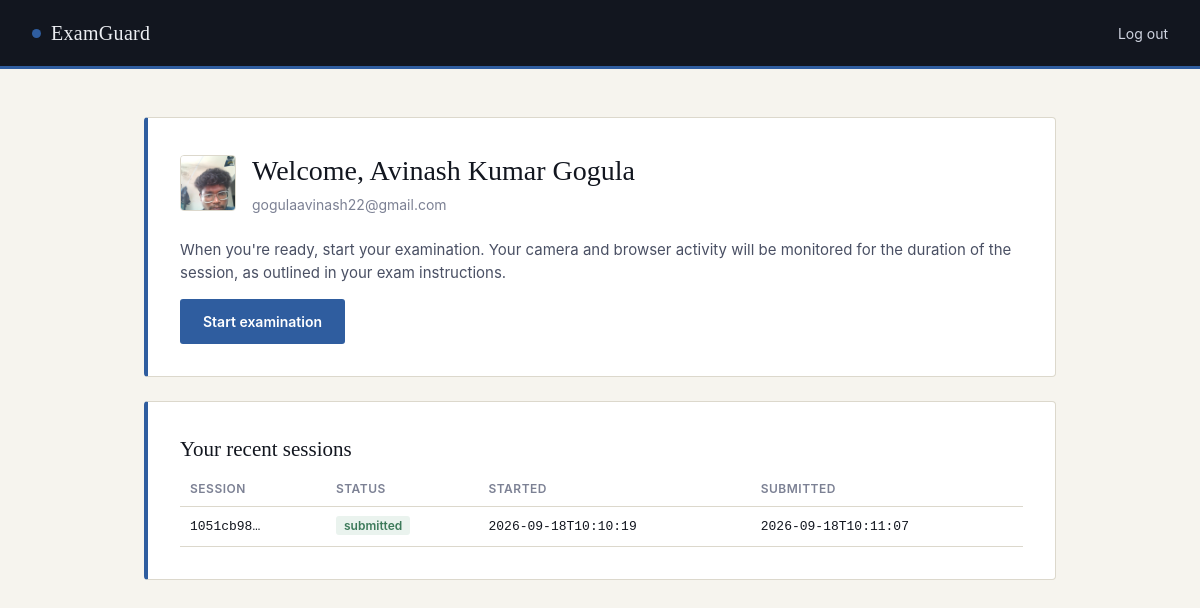
The app's page /dashboard (signed in), older data.
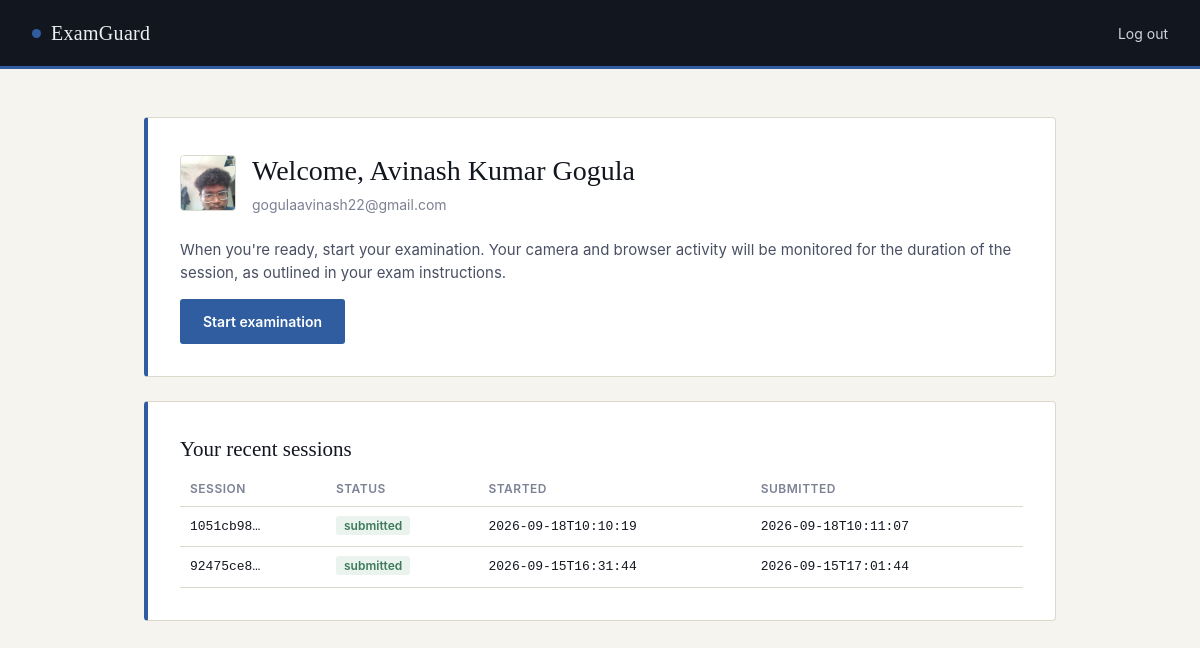
The same page, newer data.
### tables this page shows
CREATE TABLE candidates (
            id INTEGER PRIMARY KEY AUTOINCREMENT,
            name TEXT NOT NULL,
            email TEXT UNIQUE NOT NULL,
            password TEXT NOT NULL,
            photo TEXT,
            created_at TEXT DEFAULT (datetime('now'))
        );

CREATE TABLE exam_sessions (
            id INTEGER PRIMARY KEY AUTOINCREMENT,
            candidate_id INTEGER NOT NULL,
            session_id TEXT UNIQUE NOT NULL,
            status TEXT NOT NULL DEFAULT 'in_progress',
            started_at TEXT NOT NULL,
            paused_at TEXT,
            resumed_at TEXT,
            submitted_at TEXT,
            FOREIGN KEY (candidate_id) REFERENCES candidates(id)
        );

### app.py (the view)
@app.route("/dashboard")
def dashboard():
    if "candidate_id" not in session:
        return redirect(url_for("login"))
    candidate_id = session["candidate_id"]
    connection = get_db()
    try:
        candidate = connection.execute("""
            SELECT * FROM candidates WHERE id = ?
        """, (candidate_id,)).fetchone()
        if not candidate:
            session.clear()
            return redirect(url_for("login"))
        recent_sessions = connection.execute("""
            SELECT session_id, status, started_at, submitted_at
            FROM exam_sessions
            WHERE candidate_id = ?
            ORDER BY started_at DESC
            LIMIT 5
        """, (candidate_id,)).fetchall()
        return render_template(
            "dashboard.html",
            candidate=candidate,
            recent_sessions=recent_sessions,
        )
    finally:
        connection.close()

### database.py (called while the page is built)
def get_db():
    os.makedirs(DATABASE_DIR, exist_ok=True)
    connection = sqlite3.connect(DATABASE)
    connection.row_factory = sqlite3.Row
    connection.execute("PRAGMA foreign_keys = ON")
    return connection

### templates/dashboard.html (shortened to what this page needs)
{% extends "base.html" %}
{% block nav_links %}
    <a href="{{ url_for('logout') }}">Log out</a>
{% endblock %}
{% block content %}
    <div class="card">
        <div class="identity-row">
            {% if candidate['photo'] %}
                <img class="candidate-avatar" src="/{{ candidate['photo'] }}" alt="Candidate photo">
            {% endif %}
            <div>
                <h1 style="margin-bottom:2px;">Welcome, {{ candidate['name'] }}</h1>
                <p class="subtitle" style="margin:0;">{{ candidate['email'] }}</p>
            </div>
        </div>
        <p style="color:var(--slate);">
            When you're ready, start your examination. Your camera and browser activity
            will be monitored for the duration of the session, as outlined in your
            exam instructions.
        </p>
        <a href="{{ url_for('start_exam') }}" class="btn btn-primary">Start examination</a>
    </div>
    <div class="card">
        <h2>Your recent sessions</h2>
        {% if recent_sessions %}
            <table>
                <thead>
                    <tr>
                        <th>Session</th>
                        <th>Status</th>
                        <th>Started</th>
                        <th>Submitted</th>
                    </tr>
                </thead>
                <tbody>
                    {% for s in recent_sessions %}
                    <tr>
                        <td>{{ s['session_id'][:8] }}…</td>
                        <td>
                            {% if s['status'] == 'submitted' %}
                                <span class="badge badge-submitted">submitted</span>
                            {% elif s['status'] == 'paused' %}
                                <span class="badge badge-paused">paused</span>
                            {% else %}
                                <span class="badge badge-progress">in progress</span>
                            {% endif %}
                        </td>
                        <td>{{ s['started_at'][:19] }}</td>
                        <td>{{ s['submitted_at'][:19] if s['submitted_at'] else '—' }}</td>
                    </tr>
                    {% endfor %}
                </tbody>
            </table>
        {% else %}
            <p class="helper-text">No exam sessions yet.</p>
        {% endif %}
    </div>
{% endblock %}

### templates/base.html (shortened to what this page needs)
<!DOCTYPE html>
<html lang="en">
<head>
    <link rel="stylesheet" href="{{ url_for('static', filename='css/style.css') }}">
</head>
<body>
    <header class="navbar">
        <div class="navbar-brand">
            <span class="logo-dot"></span> ExamGuard
        </div>
        <div class="navbar-links">
            {% block nav_links %}{% endblock %}
        </div>
    </header>
    <main class="{% block main_class %}page{% endblock %}">
        {% block content %}{% endblock %}
    </main>
</body>
</html>

### static/css/style.css (style rules this page uses)
:root { --ink: #12161f; --ink-soft: #1c2333; --paper: #f6f4ee; --paper-raised: #ffffff; --rule: #dcd8cc; --slate: #4a5064; --slate-soft: #7c8194; --signal: #2f5d9f; --signal-dark: #234874; --confirm: #3c7a5a; --warn: #b4791e; --danger: #a83a3a; --serif: Georgia, "Iowan Old Style", "Times New Roman", serif; --sans: -apple-system, "Segoe UI", Roboto, Helvetica, Arial, sans-serif; --mono: "SFMono-Regular", Consolas, "Liberation Mono", Menlo, monospace; }
* { box-sizing: border-box; }
html, body { margin: 0; padding: 0; background: var(--paper); color: var(--ink); font-family: var(--sans); font-size: 15px; line-height: 1.5; }
.navbar { background: var(--ink); color: #eceef2; padding: 18px 32px; display: flex; align-items: center; justify-content: space-between; border-bottom: 3px solid var(--signal); }
.navbar-brand { font-family: var(--serif); font-size: 20px; letter-spacing: 0.3px; display: flex; align-items: center; gap: 10px; }
.logo-dot { width: 9px; height: 9px; background: var(--signal); display: inline-block; border-radius: 50%; }
.navbar-links { display: flex; gap: 20px; font-size: 14px; }
.navbar-links a { color: #cfd4e0; text-decoration: none; }
.page { max-width: 960px; margin: 0 auto; padding: 48px 24px 80px; }
.card { background: var(--paper-raised); border: 1px solid var(--rule); border-left: 4px solid var(--signal); border-radius: 4px; padding: 32px; }
.card + .card { margin-top: 24px; }
h1, h2, h3 { font-family: var(--serif); font-weight: normal; margin: 0 0 6px; color: var(--ink); }
h1 { font-size: 28px; }
h2 { font-size: 21px; }
.subtitle { color: var(--slate-soft); font-size: 14px; margin: 0 0 28px; }
.btn { display: inline-block; font-family: var(--sans); font-size: 14px; font-weight: 600; padding: 11px 22px; border-radius: 3px; border: 1px solid transparent; cursor: pointer; text-decoration: none; text-align: center; }
.btn-primary { background: var(--signal); color: #ffffff; }
table { width: 100%; border-collapse: collapse; font-size: 14px; }
th { text-align: left; font-size: 12px; text-transform: uppercase; letter-spacing: 0.5px; color: var(--slate-soft); font-weight: 600; padding: 8px 10px; border-bottom: 1px solid var(--rule); }
td { padding: 10px; border-bottom: 1px solid var(--rule); font-family: var(--mono); font-size: 13px; }
.badge { font-family: var(--sans); font-size: 12px; font-weight: 600; padding: 2px 8px; border-radius: 3px; }
.badge-submitted { background: #eaf3ee; color: var(--confirm); }
.candidate-avatar { width: 56px; height: 56px; border-radius: 4px; object-fit: cover; border: 1px solid var(--rule); }
.identity-row { display: flex; align-items: center; gap: 16px; margin-bottom: 24px; }

Row changes from the older to the newer data that the page shows:
added exam_sessions: s "92475ce8", status "submitted", started_at "2026-09-15T16:31:44", submitted_at "2026-09-15T17:01:44"
